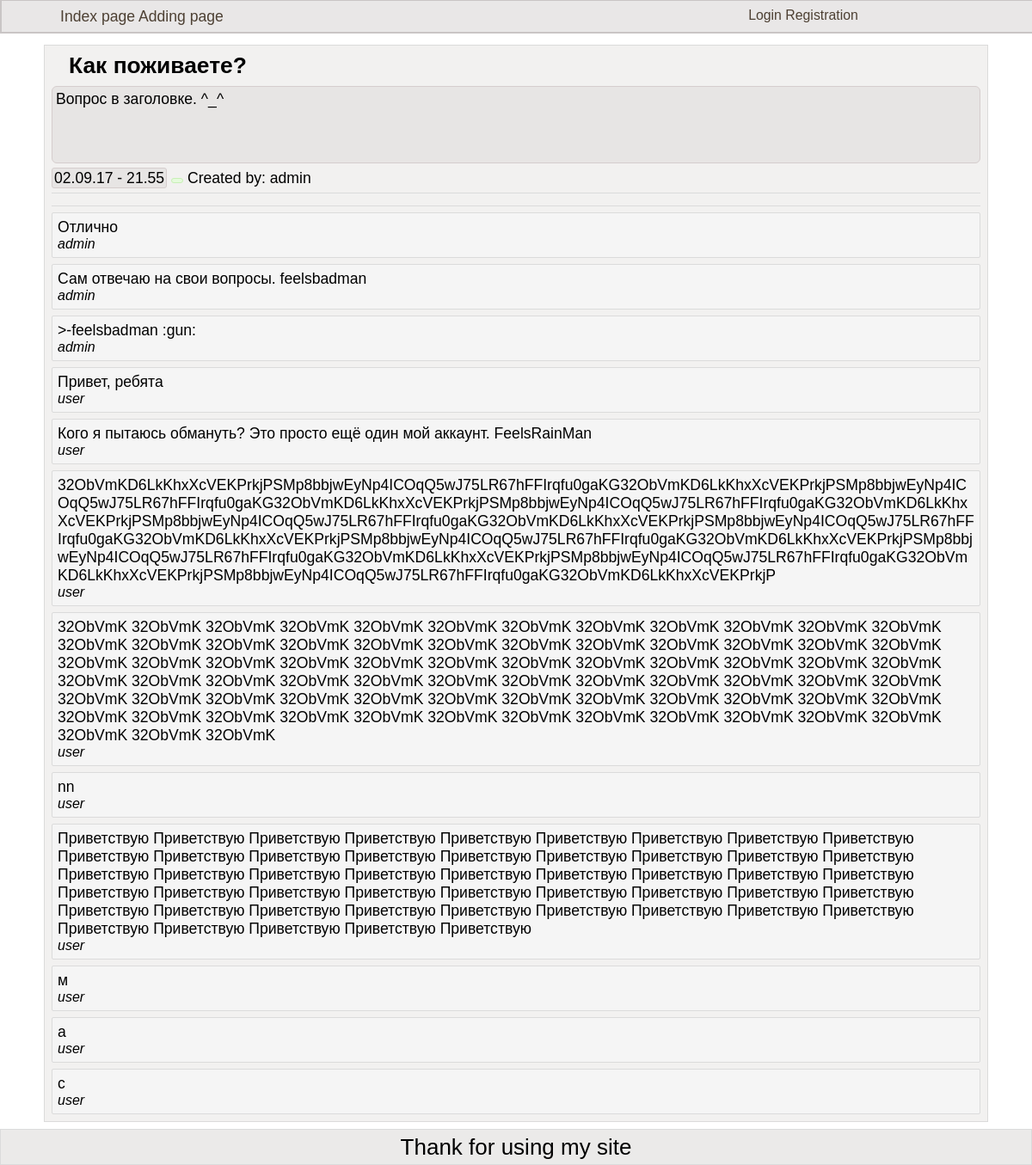
Screenshot of /15/ with the database file from the repository.
### main_blog/models.py (models this page shows, shortened)
class Article(models.Model):
    author = models.ForeignKey(settings.AUTH_USER_MODEL)
    article_title = models.CharField(max_length=120)
    article_text = models.TextField()
    article_rating = GenericRelation(Like, related_query_name="likes") # models.ManyToManyField(settings.AUTH_USER_MODEL, related_name="liked")
    pub_date = models.DateTimeField(auto_now_add=True)
    class Meta:
        ordering = ("-pub_date",)

class Comment(models.Model):
    author = models.ForeignKey(settings.AUTH_USER_MODEL)
    article = models.ForeignKey(Article, on_delete=models.CASCADE)
    comment_text = models.CharField(max_length=600)
    pub_date = models.DateTimeField(auto_now_add=True)

### main_blog/views.py (the view)
# urls.py: url(r"^(?P<pk>[0-9]+)/$", views.DetailView.as_view(), name="detail"),
class DetailView(generic.DetailView):
    model = Article
    template_name = "main_blog/detail.html"
    def dispatch(self, request, *args, **kwargs):
        self.comment_form = CommentForm()
        return super(DetailView, self).dispatch(request,*args,**kwargs)
    def get_context_data(self, **kwargs):
        context = super(DetailView, self).get_context_data(**kwargs)
        context["comment_form"] = self.comment_form
        return context

### main_blog/templates/main_blog/detail.html (shortened to what this page needs)
{% extends "main_blog/main_pattern.html" %}
{% block extra_head %}
    {% load staticfiles %}
    <link rel="stylesheet" type="text/css" href="{% static "main_blog/detail.css" %}">
{% endblock %}
{% block content %}
    <div class="detail_title">
    {{ article.article_title }}
    </div>
    <div class="detail_text">
    {{ article.article_text }}
    </div>
    <div class="detail_pub">
    {{ article.pub_date |date:"d.m.y - H.i"}}
    </div>
    <label for="like_button_id" class="like_form_label">
    <div class="detail_rating">
    </div>
    </label>
    <div class="detail_author">
    Created by: {{ article.author }}
    </div>
    <div class="detail_comment_form">
    </div>
    <div class="detail_comment_list">
    {% for comment in article.comment_set.all %}
        <div class="detail_comment">
        <div class="detail_comment_text">
        {{ comment.comment_text }}
        </div>
        <div class="detail_comment_author">
        {{ comment.author }}
        </div>
        </div>
    {% endfor %}
    </div>
{% endblock %}

### main_blog/templates/main_blog/main_pattern.html (shortened to what this page needs)
{% load staticfiles %}
<!DOCTYPE html>
<html>
<head>
    <link rel="stylesheet" type="text/css" href="{% static "main_blog/main_pattern.css" %}">
    {% block extra_head %}{% endblock %}
</head>
<body>
    {% block main_body %}
        <header>
        {% block header %} {% include "main_blog/parts/header.html" %} {% endblock %}
        </header>
        <main>
        {% block content %}  {% endblock %}
        </main>
        <footer>
        {% block footer %} {% include "main_blog/parts/footer.html" %} {% endblock %}
        </footer>
    {% endblock %}
</body>
</html>

### main_blog/templates/main_blog/parts/header.html
    <div class="inside_header">
    <nav>
    <a class="a_index" href="{% url "main_blog:index" %}">Index page</a>
    <a class="a_index" href="{% url "main_blog:add" %}">Adding page</a>
    </nav>
    <div class="current_user">
    {% include "main_blog/parts/current_user.html" %}
    </div>
    </div>

### main_blog/templates/main_blog/parts/current_user.html
{% if user.is_authenticated %}
    <div class="auth_user">
        <span class="user_name">{{ user.username }}</span>
        <a href="{% url "main_blog:logout" %}?next={{ request.path }}">Logout</a>
    </div>
{% else %}
    <div class="not_auth_user">
    <a href="{% url "main_blog:login" %}?next={{ request.path }}">Login</a>
    <a href="">Registration</a>
    </div>
{% endif %}

### main_blog/templates/main_blog/parts/footer.html
<div>Thank for using my site</div>

### main_blog/static/main_blog/main_pattern.css (style rules this page uses)
a { text-decoration: none; color:hsla(30, 20%, 25%, 1) }
body { padding: 0px; margin: 0px; height: 100%; width: 100%; font-size: 110%; font-family: Arial, Arial, Helvetica, sans-serif; }
header { background-color: hsla(0, 6%, 91%, 1); padding: 8px; position: fixed; top: 0px; width: 100%; height: 20px; line-height: 20px; border: solid 2px hsla(0, 4%, 78%, 1); border-top-width: 1px; }
.inside_header { width:90%; margin-left: auto; margin-right: auto; }
main { width: 90%; margin:auto; margin-top: 52px; margin-bottom: 8px; background-color: #f2f1f0; min-height: 100vh; padding: 8px; border: solid 1px #dbdbdb; }
footer { border: solid 1px #dbdbdb; background-color: #ebeae9; text-align: center; height: 40px; font-size:26px; line-height: 40px; }
nav { float:left; width:60%; }
.current_user { font-size: 90%; line-height: normal; width: 40%; float:left; }
.current_user { text-align: center; }

### main_blog/static/main_blog/detail.css (style rules this page uses)
.detail_title { font-size: 150%; font-weight: bold; padding-bottom: 8px; padding-left: 20px; padding-right: 0; }
.detail_text { min-height: 80px; border:solid 1px hsla(0, 8%, 82%, 1); border-radius: 6px; background-color: hsla(20, 6%, 90%, 1); padding: 4px; }
.detail_author { margin-bottom: 2px; margin-top: 2px; display: inline-block; }
.detail_pub, .detail_rating { border:solid 1px hsla(0, 8%, 82%, 1); border-radius: 3px; margin-top: 5px; padding: 2px; width: auto; display: inline-block; background-color: hsla(20, 6%, 90%, 1); line-height: 18px; }
.detail_rating { padding-right: 6px; padding-left: 6px; text-align: center; line-height: 18px; background-color: #e5fadc; border: 1px solid #c8f0b6; }
.detail_comment_form { padding-top: 6px; border-top:solid 1px #dbdbdb; margin-top: 4px; }
.detail_comment_list { border-top:solid 1px #dbdbdb; margin-top: 8px; }
.detail_comment { border:solid 1px #dbdbdb; border-radius: 2px; margin-top: 7px; padding: 6px; background-color: #f5f5f5; white-space: normal; }
.detail_comment_text { overflow-wrap: break-word; }
.detail_comment_author { font-size: 16px; font-style: italic; }
.like_form_label { user-select: none; }

### rows the page displays
Article: article_title "Как поживаете?", article_text "Вопрос в заголовке. ^_^", pub_date "02.09.17 - 21.55", author "admin"
Comment: comment_text "Отлично", author "admin"
Comment: comment_text "Сам отвечаю на свои вопросы. feelsbadman", author "admin"
Comment: comment_text ">-feelsbadman :gun:", author "admin"
Comment: comment_text "Привет, ребята", author "user"
Comment: comment_text "Кого я пытаюсь обмануть? Это просто ещё один мой аккаунт. FeelsRainMan", author "user"
Comment: comment_text "32ObVmKD6LkKhxXcVEKPrkjPSMp8bbjwEyNp4ICOqQ5wJ75LR67hFFIrqfu0gaKG32ObVmKD6LkKhxXcVEKPrkjPSMp8bbjwEyNp4ICOqQ5wJ75LR67hFFIrqfu0gaKG32ObVmKD6LkKhxXcVEKPrkjPSMp8bbjwEyNp4ICOqQ5wJ75LR67hFFIrqfu0gaKG32ObVmKD6LkKhxXcVEKPrkjPSMp8bbjwEyNp4ICOqQ5wJ75LR67hFFIrqfu0gaKG32ObVmKD6LkKhxXcVEKPrkjPSMp8bbjwEyNp4ICOqQ5wJ75LR67hFFIrqfu0gaKG32ObVmKD6LkKhxXcVEKPrkjPSMp8bbjwEyNp4ICOqQ5wJ75LR67hFFIrqfu0gaKG32ObVmKD6LkKhxXcVEKPrkjPSMp8bbjwEyNp4ICOqQ5wJ75LR67hFFIrqfu0gaKG32ObVmKD6LkKhxXcVEKPrkjPSMp8bbjwEyNp4ICOqQ5wJ75LR67hFFIrqfu0gaKG32ObVmKD6LkKhxXcVEKPrkjPSMp8bbjwEyNp4ICOqQ5wJ75LR67hFFIrqfu0gaKG32ObVmKD6LkKhxXcVEKPrkjP", author "user"
Comment: comment_text "32ObVmK 32ObVmK 32ObVmK 32ObVmK 32ObVmK 32ObVmK 32ObVmK 32ObVmK 32ObVmK 32ObVmK 32ObVmK 32ObVmK 32ObVmK 32ObVmK 32ObVmK 32ObVmK 32ObVmK 32ObVmK 32ObVmK 32ObVmK 32ObVmK 32ObVmK 32ObVmK 32ObVmK 32ObVmK 32ObVmK 32ObVmK 32ObVmK 32ObVmK 32ObVmK 32ObVmK 32ObVmK 32ObVmK 32ObVmK 32ObVmK 32ObVmK 32ObVmK 32ObVmK 32ObVmK 32ObVmK 32ObVmK 32ObVmK 32ObVmK 32ObVmK 32ObVmK 32ObVmK 32ObVmK 32ObVmK 32ObVmK 32ObVmK 32ObVmK 32ObVmK 32ObVmK 32ObVmK 32ObVmK 32ObVmK 32ObVmK 32ObVmK 32ObVmK 32ObVmK 32ObVmK 32ObVmK 32ObVmK 32ObVmK 32ObVmK 32ObVmK 32ObVmK 32ObVmK 32ObVmK 32ObVmK 32ObVmK 32ObVmK 32ObVmK 32ObVmK 32ObVmK", author "user"
Comment: comment_text "nn", author "user"
Comment: comment_text "Приветствую Приветствую Приветствую Приветствую Приветствую Приветствую Приветствую Приветствую Приветствую Приветствую Приветствую Приветствую Приветствую Приветствую Приветствую Приветствую Приветствую Приветствую Приветствую Приветствую Приветствую Приветствую Приветствую Приветствую Приветствую Приветствую Приветствую Приветствую Приветствую Приветствую Приветствую Приветствую Приветствую Приветствую Приветствую Приветствую Приветствую Приветствую Приветствую Приветствую Приветствую Приветствую Приветствую Приветствую Приветствую Приветствую Приветствую Приветствую Приветствую Приветствую", author "user"
Comment: comment_text "м", author "user"
Comment: comment_text "а", author "user"
Comment: comment_text "c", author "user"
